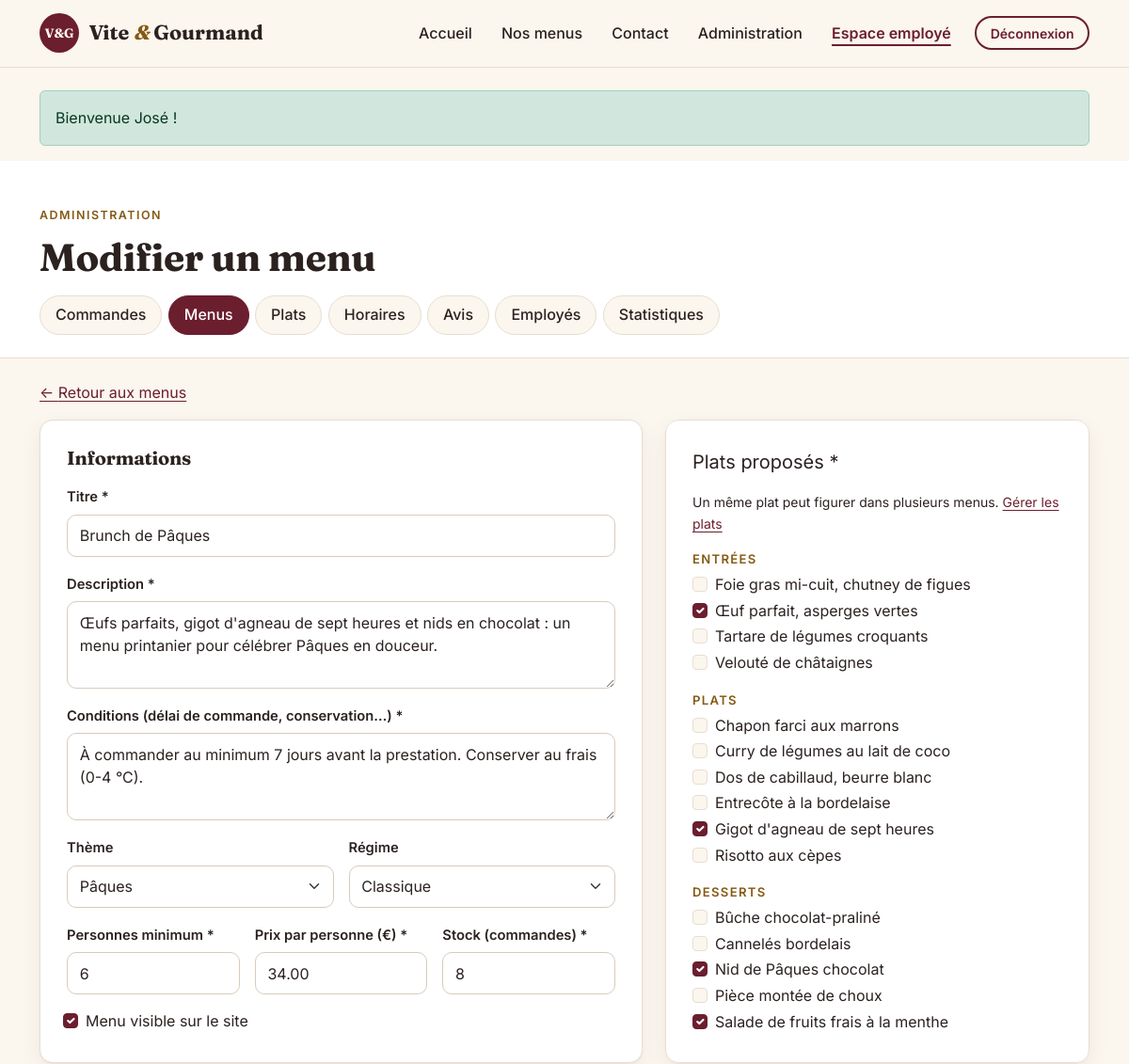
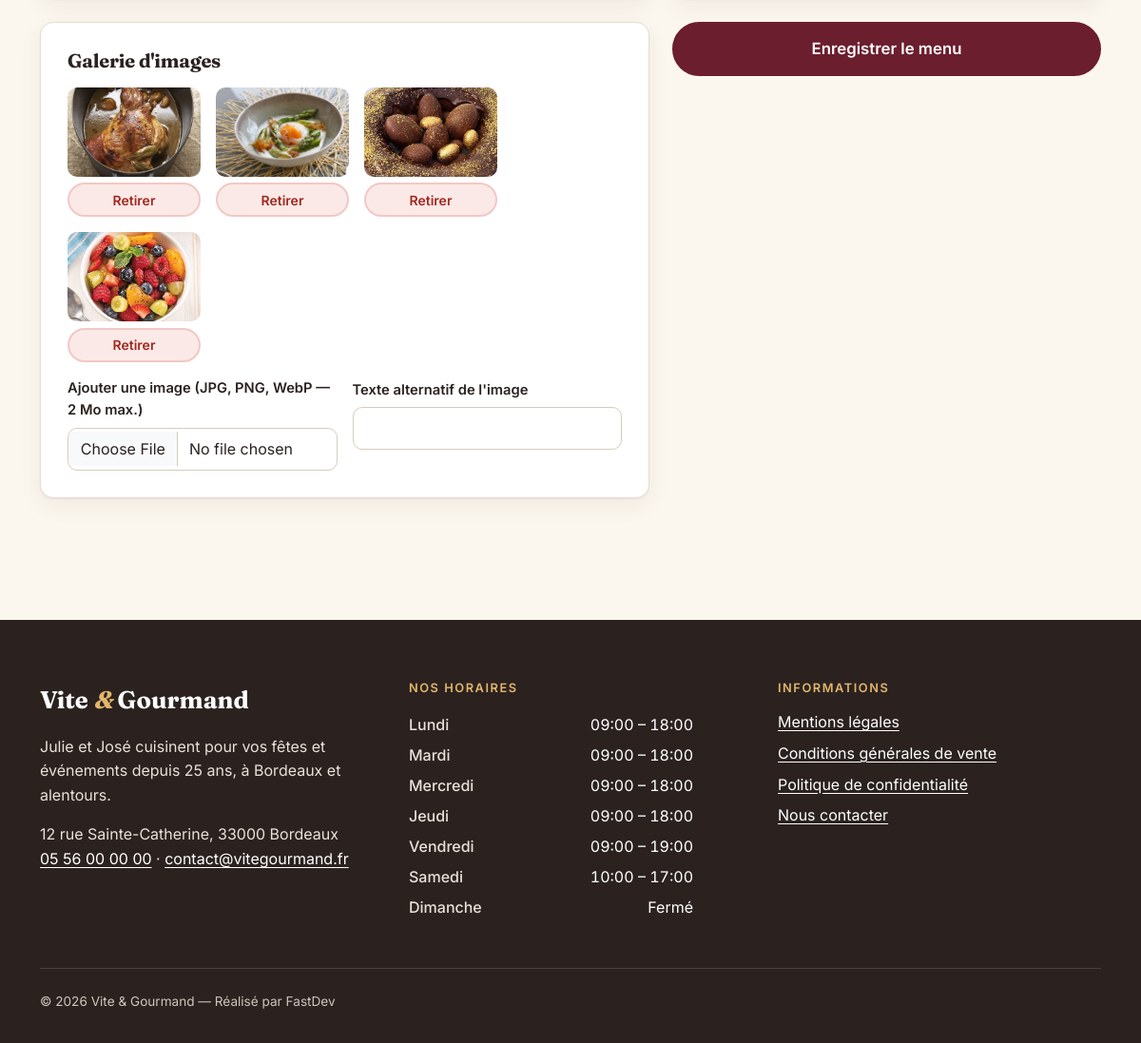
The page /gestion/menu?id=2 (signed in) on the database its author committed (2 pictures, top to bottom).
### tables this page shows
CREATE TABLE menu (
    menu_id                  INT           NOT NULL AUTO_INCREMENT,
    titre                    VARCHAR(100)  NOT NULL,
    nombre_personne_minimum  INT           NOT NULL,
    prix_par_personne        DECIMAL(8,2)  NOT NULL,
    description              TEXT          NOT NULL,
    conditions               TEXT          NOT NULL,
    quantite_restante        INT           NOT NULL DEFAULT 0,
    regime_id                INT           NOT NULL,
    theme_id                 INT           NOT NULL,
    actif                    TINYINT(1)    NOT NULL DEFAULT 1,
    PRIMARY KEY (menu_id),
    CONSTRAINT fk_menu_regime FOREIGN KEY (regime_id) REFERENCES regime(regime_id),
    CONSTRAINT fk_menu_theme  FOREIGN KEY (theme_id)  REFERENCES theme(theme_id),
    CONSTRAINT chk_menu_min   CHECK (nombre_personne_minimum > 0),
    CONSTRAINT chk_menu_prix  CHECK (prix_par_personne >= 0),
    CONSTRAINT chk_menu_stock CHECK (quantite_restante >= 0)
);

CREATE TABLE theme (
    theme_id  INT          NOT NULL AUTO_INCREMENT,
    libelle   VARCHAR(50)  NOT NULL UNIQUE,
    PRIMARY KEY (theme_id)
);

CREATE TABLE regime (
    regime_id INT          NOT NULL AUTO_INCREMENT,
    libelle   VARCHAR(50)  NOT NULL UNIQUE,
    PRIMARY KEY (regime_id)
);

CREATE TABLE menu_image (
    image_id  INT          NOT NULL AUTO_INCREMENT,
    menu_id   INT          NOT NULL,
    chemin    VARCHAR(255) NOT NULL,
    alt       VARCHAR(150) NOT NULL DEFAULT '',
    ordre     TINYINT      NOT NULL DEFAULT 0,
    PRIMARY KEY (image_id),
    CONSTRAINT fk_image_menu FOREIGN KEY (menu_id) REFERENCES menu(menu_id) ON DELETE CASCADE
);

CREATE TABLE plat (
    plat_id    INT          NOT NULL AUTO_INCREMENT,
    titre_plat VARCHAR(100) NOT NULL,
    type_plat  ENUM('entree','plat','dessert') NOT NULL,
    photo      VARCHAR(255) NULL,                      
    PRIMARY KEY (plat_id)
);

CREATE TABLE horaire (
    horaire_id      INT         NOT NULL AUTO_INCREMENT,
    jour            VARCHAR(50) NOT NULL,
    ordre           TINYINT     NOT NULL DEFAULT 0,    
    heure_ouverture VARCHAR(50) NULL,                  
    heure_fermeture VARCHAR(50) NULL,
    PRIMARY KEY (horaire_id)
);

### templates/pages/staff/menu-form.php (the view, shortened to what the rows shown need)
<?php
$selected = $menu ? array_column($menu['plats'], 'plat_id') : [];
$labels = ['entree' => 'Entrées', 'plat' => 'Plats', 'dessert' => 'Desserts'];
?>
<section class="section pt-4">
    <div class="container">
        <form method="post" action="<?= url('/gestion/menu') ?>" enctype="multipart/form-data" class="row g-4">
            <div class="col-lg-7">
                <div class="form-card">
                    <h2 class="form-card-title">Informations</h2>
                    <div class="row g-3">
                        <div class="col-12"><label class="form-label" for="titre">Titre *</label><input class="form-control" id="titre" name="titre" required maxlength="100" value="<?= e($menu['titre'] ?? '') ?>"></div>
                        <div class="col-12"><label class="form-label" for="description">Description *</label><textarea class="form-control" id="description" name="description" rows="3" required><?= e($menu['description'] ?? '') ?></textarea></div>
                        <div class="col-12"><label class="form-label" for="conditions">Conditions (délai de commande, conservation…) *</label><textarea class="form-control" id="conditions" name="conditions" rows="3" required><?= e($menu['conditions'] ?? '') ?></textarea></div>
                        <div class="col-sm-6"><label class="form-label" for="theme_id">Thème</label>
                            <select class="form-select" id="theme_id" name="theme_id"><?php foreach ($themes as $t): ?><option value="<?= (int) $t['theme_id'] ?>" <?= ($menu['theme_id'] ?? 0) == $t['theme_id'] ? 'selected' : '' ?>><?= e($t['libelle']) ?></option><?php endforeach; ?></select></div>
                        <div class="col-sm-6"><label class="form-label" for="regime_id">Régime</label>
                            <select class="form-select" id="regime_id" name="regime_id"><?php foreach ($regimes as $r): ?><option value="<?= (int) $r['regime_id'] ?>" <?= ($menu['regime_id'] ?? 0) == $r['regime_id'] ? 'selected' : '' ?>><?= e($r['libelle']) ?></option><?php endforeach; ?></select></div>
                        <div class="col-sm-4"><label class="form-label" for="nombre_personne_minimum">Personnes minimum *</label><input class="form-control" type="number" min="1" id="nombre_personne_minimum" name="nombre_personne_minimum" required value="<?= (int) ($menu['nombre_personne_minimum'] ?? 4) ?>"></div>
                        <div class="col-sm-4"><label class="form-label" for="prix_par_personne">Prix par personne (€) *</label><input class="form-control" type="number" min="0" step="0.01" id="prix_par_personne" name="prix_par_personne" required value="<?= e($menu['prix_par_personne'] ?? '') ?>"></div>
                        <div class="col-sm-4"><label class="form-label" for="quantite_restante">Stock (commandes) *</label><input class="form-control" type="number" min="0" id="quantite_restante" name="quantite_restante" required value="<?= (int) ($menu['quantite_restante'] ?? 10) ?>"></div>
                        <div class="col-12 form-check ms-1"><input class="form-check-input" type="checkbox" id="actif" name="actif" <?= !$menu || (int) $menu['actif'] ? 'checked' : '' ?>><label class="form-check-label" for="actif">Menu visible sur le site</label></div>
                    </div>
                </div>
                <div class="form-card">
                    <h2 class="form-card-title">Galerie d'images</h2>
                    <?php if ($menu && $menu['images']): ?>
                        <ul class="admin-gallery">
                            <?php foreach ($menu['images'] as $img): ?>
                                <li><img src="<?= asset($img['chemin']) ?>" alt="<?= e($img['alt']) ?>" width="140" height="94">
                                    <button class="btn btn-sm btn-danger-soft" type="submit" form="del-img-<?= (int) $img['image_id'] ?>">Retirer<span class="visually-hidden"> l'image <?= e($img['alt']) ?></span></button></li>
                            <?php endforeach; ?>
                        </ul>
                    <?php endif; ?>
                </div>
            </div>
            <div class="col-lg-5">
                <fieldset class="form-card">
                    <?php foreach ($labels as $type => $label): ?>
                        <p class="course-title mt-3 mb-1"><?= $label ?></p>
                        <?php foreach ($plats as $p): if ($p['type_plat'] !== $type) continue; ?>
                            <div class="form-check">
                                <input class="form-check-input" type="checkbox" name="plats[]" value="<?= (int) $p['plat_id'] ?>" id="plat-<?= (int) $p['plat_id'] ?>" <?= in_array($p['plat_id'], $selected) ? 'checked' : '' ?>>
                                <label class="form-check-label" for="plat-<?= (int) $p['plat_id'] ?>"><?= e($p['titre_plat']) ?></label>
                            </div>
                        <?php endforeach; ?>
                    <?php endforeach; ?>
                </fieldset>
            </div>
        </form>
    </div>
</section>

### templates/layout.php (shortened to what the rows shown need)
<?php
try {
    $horaires = (new RefRepository())->horaires();
} catch (\Throwable) {
    $horaires = [];
}
?><!doctype html>
<html lang="fr">
<head>
    <link href="<?= asset('assets/css/fonts.css') ?>" rel="stylesheet">
    <link href="<?= asset('assets/vendor/bootstrap/bootstrap.min.css') ?>" rel="stylesheet">
    <link href="<?= asset('assets/css/style.css') ?>" rel="stylesheet">
</head>
<body>
<main id="contenu" tabindex="-1">
    <?php require $__template; ?>
</main>
<footer class="site-footer">
    <div class="container">
        <div class="row g-4 g-lg-5">
            <div class="col-sm-6 col-lg-4">
                <h2 class="footer-title">Nos horaires</h2>
                <table class="hours">
                    <tbody>
                    <?php foreach ($horaires as $h): ?>
                        <tr>
                            <th scope="row"><?= e($h['jour']) ?></th>
                            <td><?= $h['heure_ouverture'] ? e($h['heure_ouverture']) . ' – ' . e($h['heure_fermeture']) : 'Fermé' ?></td>
                        </tr>
                    <?php endforeach; ?>
                    </tbody>
                </table>
            </div>
            <div class="col-sm-6 col-lg-4">
                <h2 class="footer-title">Informations</h2>
            </div>
        </div>
    </div>
</footer>
</body>
</html>

### rows shown on the page
menu: titre "Brunch de Pâques", description "Œufs parfaits, gigot d'agneau de sept heures et nids en chocolat : un menu printanier pour célébrer Pâques en douceur.", conditions "À commander au minimum 7 jours avant la prestation. Conserver au frais (0-4 °C).", theme_id "Pâques", regime_id "Classique", nombre_personne_minimum "6", prix_par_personne "34.00", quantite_restante "8", actif "☑"
menu_image: chemin (picture)
menu_image: chemin (picture)
menu_image: chemin (picture)
menu_image: chemin (picture)
plat: titre_plat "Foie gras mi-cuit, chutney de figues"
plat: plat_id "☑", titre_plat "Œuf parfait, asperges vertes"
plat: titre_plat "Tartare de légumes croquants"
plat: titre_plat "Velouté de châtaignes"
plat: titre_plat "Chapon farci aux marrons"
plat: titre_plat "Curry de légumes au lait de coco"
plat: titre_plat "Dos de cabillaud, beurre blanc"
plat: titre_plat "Entrecôte à la bordelaise"
plat: plat_id "☑", titre_plat "Gigot d'agneau de sept heures"
plat: titre_plat "Risotto aux cèpes"
plat: titre_plat "Bûche chocolat-praliné"
plat: titre_plat "Cannelés bordelais"
plat: plat_id "☑", titre_plat "Nid de Pâques chocolat"
plat: titre_plat "Pièce montée de choux"
plat: plat_id "☑", titre_plat "Salade de fruits frais à la menthe"
horaire: jour "Lundi", heure_ouverture "09:00", heure_fermeture "18:00"
horaire: jour "Mardi", heure_ouverture "09:00", heure_fermeture "18:00"
horaire: jour "Mercredi", heure_ouverture "09:00", heure_fermeture "18:00"
horaire: jour "Jeudi", heure_ouverture "09:00", heure_fermeture "18:00"
horaire: jour "Vendredi", heure_ouverture "09:00", heure_fermeture "19:00"
horaire: jour "Samedi", heure_ouverture "10:00", heure_fermeture "17:00"
horaire: jour "Dimanche", shows "Fermé"

### other values the page prints
$f['message'] "Bienvenue José !"
$heading "Modifier un menu"
$label "Commandes"
$label "Menus"
$label "Plats"
$label "Horaires"
$label "Avis"
$label "Employés"
$label "Statistiques"
$label "ENTRÉES"
$label "PLATS"
$label "DESSERTS"
